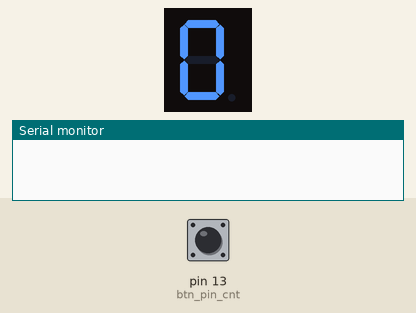
Bench run of a sketch on a simulated Arduino Uno, built with avr-gcc and run on an emulated ATmega328P. Shown: 1-digit seven-segment display, the last lines printed to the serial monitor. Wiring (inferred from the names in the program): 1-digit 7-segment display, segments lit when LOW: segments pin 6, pin 7, pin 8, pin 5, pin 4, pin 3, pin 2. Inputs (shaded band) come from the test bench; at power-on: pin 13 (btn_pin_cnt) HIGH. The segment pins are drawn as the display they are named for.

Above: at 1.2 s.
1.3 s: pin 13 (btn_pin_cnt) pulled LOW for 1 s
At 2.8 s:
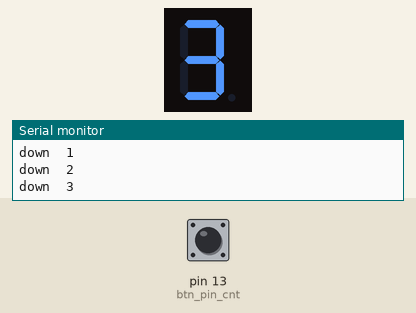
3.8 s: pin 13 (btn_pin_cnt) pulled LOW for 0.15 s
At 4.7 s:
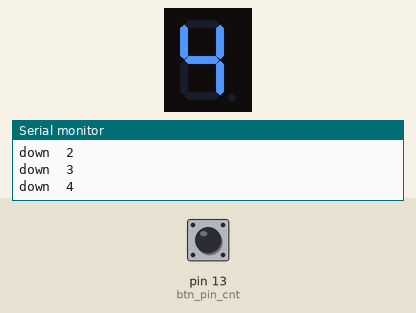
5.4 s: pin 13 (btn_pin_cnt) pulled LOW for 0.15 s
At 5.9 s:
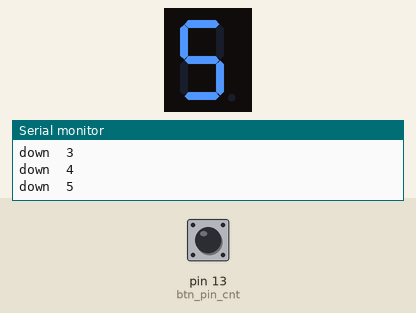
7.0 s: pin 13 (btn_pin_cnt) pulled LOW for 1 s
At 8.3 s:
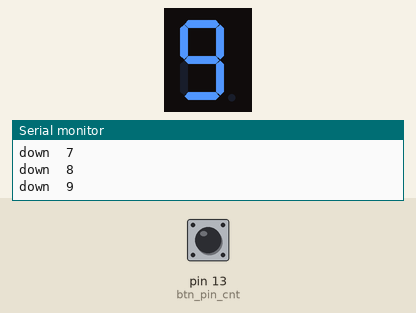
Timing chart, 0 to 10.0 s (numbered marks = the images above; inputs shaded):
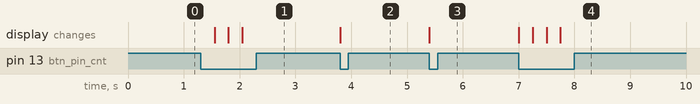

Measured:
- after the input at 1.3 s, the display: first changes after 0.25 s (image 1 shows a later state)
- after the input at 3.8 s, the display: changes at once (image 2)
- after the input at 5.4 s, the display: changes at once (image 3)
- after the input at 7.0 s, the display: first changes at once (image 4 shows a later state)

The sketch:

7segment_02.ino
```cpp
/*
   7세그먼트(Segment)를 이용해 0~9까지 숫자를 출력하는 예제 코드

   7세그먼트의 원리를 이해하고, 아두이노 출력핀을 이용해 7세그먼트의 LED를 제어한다
   LED를 제어하여 0부터 9까지 숫자를 출력하는 연습을 해보자.
   더 많은 정보는 토이 메이커스 http://cafe.naver.com/toymakers

   2017년 3월 7일 수정됨 by 율리안(Yulian)

*/

// 출력핀 초기화 (회로 구성에 따라 변경될 수 있음)
int a = 6;  // 디지털 6번 핀과 7세그먼트의 a핀이 연결되로록 회로 구성
int b = 7;  // 디지털 7번 핀과 7세그먼트의 b핀이 연결되로록 회로 구성
int c = 8;  // 디지털 8번 핀과 7세그먼트의 c핀이 연결되로록 회로 구성
int d = 5;  // 디지털 5번 핀과 7세그먼트의 d핀이 연결되로록 회로 구성
int e = 4;  // 디지털 4번 핀과 7세그먼트의 e핀이 연결되로록 회로 구성
int f = 3;  // 디지털 3번 핀과 7세그먼트의 f핀이 연결되로록 회로 구성
int g = 2;  // 디지털 2번 핀과 7세그먼트의 g핀이 연결되로록 회로 구성

int btn_pin_cnt = 13;  //증가버튼
int nValue = 0;

// 숫자를 입력하여 7세그먼트에 해당 숫자를 출력하는 함수
void displayNumber(int number) {
  if (number == 0) {      // a, b, c, d, e, f 출력핀에 LED가 켜지도록 설정
    digitalWrite(a, LOW);
    digitalWrite(b, LOW);
    digitalWrite(c, LOW);
    digitalWrite(d, LOW);
    digitalWrite(e, LOW);
    digitalWrite(f, LOW);
    digitalWrite(g, HIGH);
  }
  else if (number == 1) { // b, c 출력핀에 LED가 켜지도록 설정
    digitalWrite(a, HIGH);
    digitalWrite(b, LOW);
    digitalWrite(c, LOW);
    digitalWrite(d, HIGH);
    digitalWrite(e, HIGH);
    digitalWrite(f, HIGH);
    digitalWrite(g, HIGH);
  }
  else if (number == 2) { // a, b, d, e, g 출력핀에 LED가 켜지도록 설정
    digitalWrite(a, LOW);
    digitalWrite(b, LOW);
    digitalWrite(c, HIGH);
    digitalWrite(d, LOW);
    digitalWrite(e, LOW);
    digitalWrite(f, HIGH);
    digitalWrite(g, LOW);
  }
  else if (number == 3) { // a, b, c, d, g 출력핀에 LED가 켜지도록 설정
    digitalWrite(a, LOW);
    digitalWrite(b, LOW);
    digitalWrite(c, LOW);
    digitalWrite(d, LOW);
    digitalWrite(e, HIGH);
    digitalWrite(f, HIGH);
    digitalWrite(g, LOW);
  }
  else if (number == 4) { // b, c, f, g 출력핀에 LED가 켜지도록 설정
    digitalWrite(a, HIGH);
    digitalWrite(b, LOW);
    digitalWrite(c, LOW);
    digitalWrite(d, HIGH);
    digitalWrite(e, HIGH);
    digitalWrite(f, LOW);
    digitalWrite(g, LOW);
  }
  else if (number == 5) { // a, c, d, f, g 출력핀에 LED가 켜지도록 설정
    digitalWrite(a, LOW);
    digitalWrite(b, HIGH);
    digitalWrite(c, LOW);
    digitalWrite(d, LOW);
    digitalWrite(e, HIGH);
    digitalWrite(f, LOW);
    digitalWrite(g, LOW);
  }
  else if (number == 6) { // a, c, d, e, f, g 출력핀에 LED가 켜지도록 설정
    digitalWrite(a, LOW);
    digitalWrite(b, HIGH);
    digitalWrite(c, LOW);
    digitalWrite(d, LOW);
    digitalWrite(e, LOW);
    digitalWrite(f, LOW);
    digitalWrite(g, LOW);
  }
  else if (number == 7) { // a, b, c 출력핀에 LED가 켜지도록 설정
    digitalWrite(a, LOW);
    digitalWrite(b, LOW);
    digitalWrite(c, LOW);
    digitalWrite(d, HIGH);
    digitalWrite(e, HIGH);
    digitalWrite(f, HIGH);
    digitalWrite(g, HIGH);
  }
  else if (number == 8) { // a, b, c, d, e, f, g 출력핀에 LED가 켜지도록 설정
    digitalWrite(a, LOW);
    digitalWrite(b, LOW);
    digitalWrite(c, LOW);
    digitalWrite(d, LOW);
    digitalWrite(e, LOW);
    digitalWrite(f, LOW);
    digitalWrite(g, LOW);
  }
  else if (number == 9) { // a, b, c, d, f, g 출력핀에 LED가 켜지도록 설정
    digitalWrite(a, LOW);
    digitalWrite(b, LOW);
    digitalWrite(c, LOW);
    digitalWrite(d, LOW);
    digitalWrite(e, HIGH);
    digitalWrite(f, LOW);
    digitalWrite(g, LOW);
  }
  else {
    // 예외 처리
  }
}


void setup() {
  Serial.begin(115200);

  // 아두이노 2번 ~ 9번 핀까지 출력으로 설정
  for (int i = 2; i < 9; i++)
    pinMode(i, OUTPUT);

  pinMode(btn_pin_cnt, INPUT);

  displayNumber(nValue);
}

void loop() {
  // 숫자 0부터 9번까지 출력되도록 displayNumber함수 호출
  if (digitalRead(btn_pin_cnt) == LOW){
    Serial.print("down\t");
    Serial.println(nValue);

    if(nValue < 10){
      displayNumber(nValue++);
      delay(250);
    } else {
      nValue=0;
    }
  }
  /*
  for (int i = 0; i < 10; i++) {
    displayNumber(i);
    delay(1000);  // 1초 지연시간으로 0~9까지 출력을 확인할 수 있음
  }
  */

}
```
